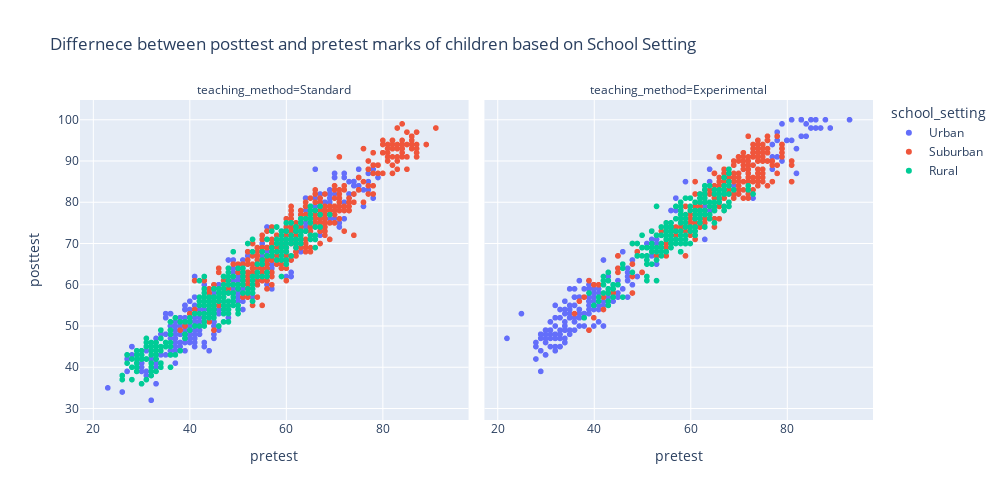

Write notebook code for a chart like this one.
### Code cell
plt.figure(figsize=(10,10))
fig = px.scatter(data, x="pretest", y="posttest" ,height=500,width=1000,facet_col='teaching_method',color="school_setting",
                title='Differnece between posttest and pretest marks of children based on School Setting')
fig.show()

### Figure 1 — Plotly figure (JSON) as saved in the notebook; plotly's stock layout.template omitted (floating-point values rounded to 4 significant figures; data arrays with more than 128 entries replaced by an {"elided": "..."} marker saying what was removed)
{"data": [{"hovertemplate": "school_setting=Urban<br>teaching_method=Standard<br>pretest=%{x}<br>posttest=%{y}<extra></extra>", "legendgroup": "Urban", "marker": {"color": "#636efa", "symbol": "circle"}, "mode": "markers", "name": "Urban", "showlegend": true, "type": "scattergl", "x": {"elided": "631 int values"}, "xaxis": "x", "y": {"elided": "631 int values"}, "yaxis": "y"}, {"hovertemplate": "school_setting=Urban<br>teaching_method=Experimental<br>pretest=%{x}<br>posttest=%{y}<extra></extra>", "legendgroup": "Urban", "marker": {"color": "#636efa", "symbol": "circle"}, "mode": "markers", "name": "Urban", "showlegend": false, "type": "scattergl", "x": {"elided": "275 int values"}, "xaxis": "x2", "y": {"elided": "275 int values"}, "yaxis": "y2"}, {"hovertemplate": "school_setting=Suburban<br>teaching_method=Standard<br>pretest=%{x}<br>posttest=%{y}<extra></extra>", "legendgroup": "Suburban", "marker": {"color": "#EF553B", "symbol": "circle"}, "mode": "markers", "name": "Suburban", "showlegend": true, "type": "scattergl", "x": {"elided": "433 int values"}, "xaxis": "x", "y": {"elided": "433 int values"}, "yaxis": "y"}, {"hovertemplate": "school_setting=Suburban<br>teaching_method=Experimental<br>pretest=%{x}<br>posttest=%{y}<extra></extra>", "legendgroup": "Suburban", "marker": {"color": "#EF553B", "symbol": "circle"}, "mode": "markers", "name": "Suburban", "showlegend": false, "type": "scattergl", "x": {"elided": "284 int values"}, "xaxis": "x2", "y": {"elided": "284 int values"}, "yaxis": "y2"}, {"hovertemplate": "school_setting=Rural<br>teaching_method=Standard<br>pretest=%{x}<br>posttest=%{y}<extra></extra>", "legendgroup": "Rural", "marker": {"color": "#00cc96", "symbol": "circle"}, "mode": "markers", "name": "Rural", "showlegend": true, "type": "scattergl", "x": {"elided": "309 int values"}, "xaxis": "x", "y": {"elided": "309 int values"}, "yaxis": "y"}, {"hovertemplate": "school_setting=Rural<br>teaching_method=Experimental<br>pretest=%{x}<br>posttest=%{y}<extra></extra>", "legendgroup": "Rural", "marker": {"color": "#00cc96", "symbol": "circle"}, "mode": "markers", "name": "Rural", "showlegend": false, "type": "scattergl", "x": {"elided": "201 int values"}, "xaxis": "x2", "y": {"elided": "201 int values"}, "yaxis": "y2"}], "layout": {"annotations": [{"font": {}, "showarrow": false, "text": "teaching_method=Standard", "x": 0.245, "xanchor": "center", "xref": "paper", "y": 1, "yanchor": "bottom", "yref": "paper"}, {"font": {}, "showarrow": false, "text": "teaching_method=Experimental", "x": 0.755, "xanchor": "center", "xref": "paper", "y": 1, "yanchor": "bottom", "yref": "paper"}], "height": 500, "legend": {"title": {"text": "school_setting"}, "tracegroupgap": 0}, "title": {"text": "Differnece between posttest and pretest marks of children based on School Setting"}, "width": 1000, "xaxis": {"anchor": "y", "domain": [0, 0.49], "title": {"text": "pretest"}, "type": "linear", "range": [17.19, 97.81], "autorange": true}, "xaxis2": {"anchor": "y2", "domain": [0.51, 1], "matches": "x", "title": {"text": "pretest"}, "type": "linear", "range": [17.19, 97.81], "autorange": true}, "yaxis": {"anchor": "x", "domain": [0, 1], "title": {"text": "posttest"}, "type": "linear", "range": [27.21, 104.8], "autorange": true}, "yaxis2": {"anchor": "x2", "domain": [0, 1], "matches": "y", "showticklabels": false, "type": "linear", "range": [27.21, 104.8], "autorange": true}}}
